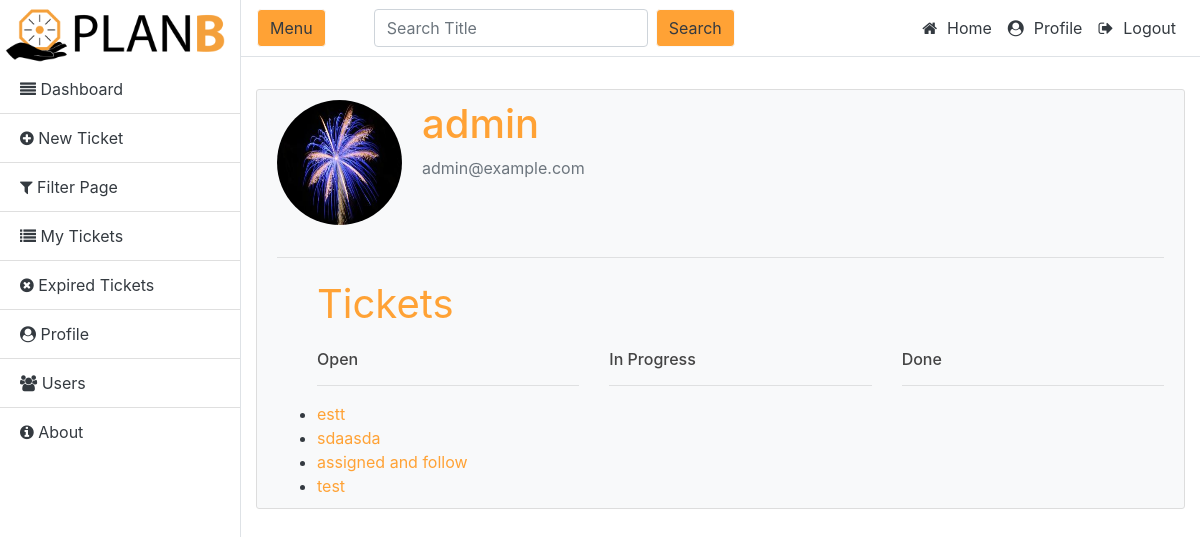
The app's page /profile/1 with its own data.
### users/models.py (models this page shows, shortened)
class Profile(models.Model):
    user = models.OneToOneField(User, on_delete=models.CASCADE)
    image = models.ImageField(default='default.jpg', upload_to='profile_pics')

### ticket/models.py (models this page shows, shortened)
class Ticket(models.Model):
    title = models.CharField(max_length=200)
    description = models.TextField()
    date_posted = models.DateTimeField(default=timezone.now)
    date_expire = models.DateTimeField(blank=True, null=True)
    last_modified = models.DateTimeField(auto_now=True)
    author = models.ForeignKey(User, on_delete=models.CASCADE, default=User)
    status = models.CharField(max_length=2, choices=StatusChoice.choices, default=StatusChoice.Open)
    type = models.CharField(max_length=2, choices=TypeChoice.choices, default=TypeChoice.Incident)
    priority = models.CharField(max_length=2, choices=PriorityChoice.choices, default=PriorityChoice.Normal)
    ticket_follower = models.ManyToManyField(User, related_name='ticket_follower', blank=True)
    assigned_user = models.ForeignKey(User, related_name='assigned_user', on_delete=models.SET_NULL, null=True, blank=True)
    def __str__(self):
        return self.title

### users/views.py (the view)
# urls.py: path('profile/<int:pk>', views.UserProfileView.as_view(), name='user-profileView')
class UserProfileView(DetailView):
    model = User
    template_name = 'users/profile.html'

### users/templates/users/profile.html (shortened to what this page needs)
{% extends "ticket/base.html" %}
{% load crispy_forms_tags %}
{% block content%}
    {% if object.profile.user == request.user %}
    <div class="content-section mt-3 planb-window planb-text">
      <div class="media">
        <img class="rounded-circle account-img" src="{{ object.profile.image.url}}">
        <div class="media-body">
          <h2 class="account-heading text-orange">{{ user.username }}</h2>
          <p class="text-secondary">{{ user.email }}</p>
            <form method="post" action="{% url 'user-profileView' user.pk%}">
                {% csrf_token %}
                <small>{{ pform }}</small>
                <small><button type="submit">hochladen</button></small>
            </form>
        </div>
      </div>
         <form method="POST" enctype="multipart/form-data">
            {% csrf_token %}
            <fieldset class="form-group">
                <legend class="border-bottom mb-4">Profile Info</legend>
                {{ form|crispy }}
            </fieldset>
            <div class="form-group">
                <button class="btn btn-outline-dark bg-orange text-dark" type="submit">Update</button>
            </div>
        </form>
    </div>
    {% else %}
        <div class="content-section mt-3 planb-window planb-text">
      <div class="media">
        <img class="rounded-circle account-img" src="{{ object.profile.image.url}}">
        <div class="media-body">
          <h2 class="account-heading text-orange">{{ object.username }}</h2>
          <p class="text-secondary">{{ object.email }}</p>
        </div>
      </div>
        <div class="media-body">
            <hr>
            <ul>
                <p class="account-heading text-orange" >Tickets</p>
                <div class="row">
                    <div class="col-sm-4">
                    <h6>Open</h6>
                    <hr>
                        {% for tickets in object.assigned_user.all %}
                            {% if tickets.status == 'OP' %}
                                <li><a class ="planb-heading" href="{% url 'ticket-detail' tickets.id %}">{{ tickets }}</a></li>
                            {% endif %}
                        {% endfor %}
                    </div>
                    <div class="col-sm-4">
                    <h6>In Progress</h6>
                    <hr>
                    </div>
                    <div class="col-sm-4">
                    <h6>Done</h6>
                    <hr>
                    </div>
                </div>
            </ul>
        </div>
    {% endif %}
{% endblock content %}

### ticket/static/ticket/main.css (style rules this page uses)
body { background: #fafafa; color: #333333; }
h1, h2, h3, h4, h5, h6 { color: #444444; }
ul { margin: 0; }
.content-section { background: #ffffff; padding: 10px 20px; border: 1px solid #dddddd; border-radius: 3px; margin-bottom: 20px; }
.account-img { height: 125px; width: 125px; margin-right: 20px; margin-bottom: 16px; }
.account-heading { font-size: 2.5rem; }
.text-orange { color: #ffa235; }
.planb-window { background-color: #f8f9fa!important }
.planb-text { color: #343a40!important }
.planb-heading { color: #ffa235 !important }

### ticket/static/ticket/sidebar.css (style rules this page uses)
body { overflow-x: hidden; }

### records on screen
Ticket: title "estt"
Ticket: title "sdaasda"
Ticket: title "assigned and follow"
Ticket: title "test"

### other values on screen
{{ object.username }} "admin"
{{ object.email }} "admin@example.com"
